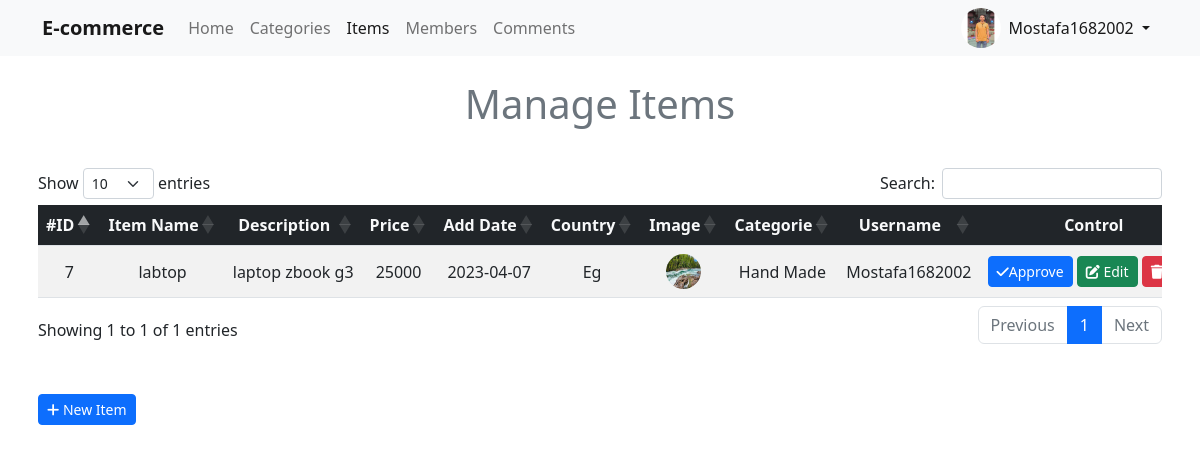
Screenshot of /items/items.php (signed in) with the database file from the repository.
### tables this page shows
CREATE TABLE `users` (
  `UserID` int(11) NOT NULL,
  `Username` varchar(255) NOT NULL,
  `Password` varchar(255) NOT NULL,
  `Email` varchar(255) NOT NULL,
  `FullName` varchar(255) NOT NULL,
  `admin` int(11) NOT NULL DEFAULT 0,
  `ImgeUser` varchar(255) NOT NULL,
  `Date` date DEFAULT NULL,
  `RegStatus` char(1) NOT NULL DEFAULT '0'
);

CREATE TABLE `items` (
  `item_ID` int(11) NOT NULL,
  `item_name` varchar(255) NOT NULL,
  `item_description` text NOT NULL,
  `item_price` varchar(50) NOT NULL,
  `item_date` date NOT NULL,
  `item_countryMade` varchar(100) NOT NULL,
  `item_image` varchar(100) NOT NULL,
  `item_status` varchar(100) NOT NULL,
  `item_rating` smallint(6) NOT NULL,
  `approve` tinyint(4) NOT NULL DEFAULT 0,
  `cate_ID` smallint(6) NOT NULL,
  `user_ID` int(11) NOT NULL
);

CREATE TABLE `categories` (
  `ID_cate` smallint(6) NOT NULL,
  `Name_cate` varchar(255) NOT NULL,
  `Description` text NOT NULL,
  `ordering` int(11) DEFAULT NULL,
  `visability` tinyint(4) NOT NULL DEFAULT 0,
  `allow_comment` tinyint(4) NOT NULL DEFAULT 0,
  `allow_ads` tinyint(4) NOT NULL DEFAULT 0
);

### includes/functions/functions.php (called while the page is built, shortened)
<?php
function setActive($name)
{
    global $pagename;
    if (isset($pagename) && $pagename == $name) {
        return "active";
    }
    return false;
}

### items/items.php (the view, shortened to what this page needs)
<?php
$title = 'Manage Items';
$pagename = 'Items';
include_once('../connection.php');
include_once('../includes/functions/functions.php');
include_once('../includes/templates/header.php');
include_once('../includes/templates/navbar.php');
$allitems = $connection->query("SELECT items.*,categories.Name_cate,users.Username FROM `items` INNER JOIN categories ON items.cate_ID=categories.ID_cate INNER JOIN users ON items.user_ID=users.UserID;");
$allitems = $allitems->fetchAll(PDO::FETCH_ASSOC);
?>
<h1 class="text-center text-secondary my-4"><?php echo $title ?></h1>
<div class="px-2 py-3 container">
    <div class="table-responsive pb-4">
        <table id="example" class="table table-striped" style="width:100%">
            <thead>
                <tr class="bg-dark text-light row-table">
                    <th>#ID</th>
                    <th>Item Name</th>
                    <th>Description</th>
                    <th>Price</th>
                    <th>Add Date</th>
                    <th>Country</th>
                    <th>Image</th>
                    <th>Categorie</th>
                    <th>Username</th>
                    <th>Control</th>
                </tr>
            </thead>
            <tbody>
                <?php foreach ($allitems as $item) : ?>
                    <tr class='row-table'>
                        <td><?php echo $item['item_ID'] ?></td>
                        <td><?php echo $item['item_name'] ?></td>
                        <td><?php echo $item['item_description'] ?></td>
                        <td><?php echo $item['item_price'] ?></td>
                        <td><?php echo $item['item_date'] ?></td>
                        <td><?php echo $item['item_countryMade'] ?></td>
                        <td>
                            <img src="../includes/uploads/imges_items/<?php echo $item['item_image'] ?>" alt="" class="img-table">
                        </td>
                        <td><?php echo $item['Name_cate'] ?></td>
                        <td><?php echo $item['Username'] ?></td>
                        <td>
                            <?php
                            if ($item['approve'] == 0) : ?>
                                <a href="approveitem.php?id=<?php echo $item['item_ID'] . "&name=" . $item['item_name'] ?>" class="btn btn-primary btn-sm"><i class="fa-sharp fa-solid fa-check"></i>Approve</a>
                            <?php
                            endif
                            ?>
                            <a href="edititem.php?id=<?php echo $item['item_ID'] . "&name=" . $item['item_name'] ?>" class=" btn btn-success btn-sm"><i class="fa-solid fa-pen-to-square"></i> Edit</a>
                            <a href="deleteitem.php?id=<?php echo $item['item_ID'] . "&name=" . $item['item_name'] . "&imge=" . $item['item_image'] ?>" class="btn btn-danger btn-sm confirm"><i class="fa-sharp fa-solid fa-trash"></i> Delete</a>
                        </td>
                    </tr>
                <?php endforeach ?>
            </tbody>
        </table>
    </div>
    <a href="additem.php" class="btn btn-primary my-4 btn-sm"><i class="fa-solid fa-plus"></i> New Item</a>
</div>
<?php
include_once('../includes/templates/footer.php');
?>

### includes/templates/navbar.php (shortened to what this page needs)
<nav class="navbar navbar-expand-lg navbar-light bg-light">
    <div class="container">
        <a class="navbar-brand fw-bold" href="/Admin/dashboard.php">E-commerce</a>
        <div class="collapse navbar-collapse" id="navbarSupportedContent">
            <ul class="navbar-nav me-auto mb-2 mb-lg-0">
                <li class="nav-item">
                    <a class="nav-link <?php echo setActive('Home') ?>" aria-current="page" href="/Admin/dashboard.php">Home</a>
                </li>
                <li class="nav-item">
                    <a class="nav-link <?php echo setActive('Categories') ?>" aria-current="page" href="/Admin/categories/categories.php">Categories</a>
                </li>
                <li class="nav-item">
                    <a class="nav-link <?php echo setActive('Items') ?>" aria-current="page" href="/Admin/items/items.php">Items</a>
                </li>
                <li class="nav-item">
                    <a class="nav-link <?php echo setActive('Members') ?>" aria-current="page" href="/Admin/Members/members.php">Members</a>
                </li>
                <li class="nav-item">
                    <a class="nav-link <?php echo setActive('Comments') ?>" aria-current="page" href="/Admin/comments/comments.php">Comments</a>
                </li>
            </ul>
            <ul class="navbar-nav ">
                <li class="nav-item dropdown d-flex">
                    <?php
                    $id = $_SESSION['user_id'];
                    $us = $connection->query("SELECT * FROM users WHERE UserID=$id");
                    $us = $us->fetch(PDO::FETCH_ASSOC);
                    $srcImg = $us['ImgeUser'];
                    ?>
                    <img src="/Admin/includes/uploads/images_members/<?php echo $srcImg ?>" alt="" class="img-nav">
                    <a class="nav-link dropdown-toggle active" href="#" id="navbarDropdown" role="button" data-bs-toggle="dropdown" aria-expanded="false">
                        <?php echo $_SESSION['user_name'] ?>
                    </a>
                </li>
            </ul>
        </div>
    </div>
</nav>

### layout/css/front.css (style rules this page uses)
.navbar { position: sticky !important; top: 0; left: 0; right: 0; z-index: 100; }
.img-nav { width: 40px; height: 40px; border-radius: 50%; }
.table-responsive { white-space: nowrap; }
.row-table th, .row-table td { text-align: center !important; vertical-align: middle; }
.img-table { width: 35px; height: 35px; border-radius: 50%; }

### rows the page displays
users: ImgeUser (picture)
items: item_ID "7", item_name "labtop", item_description "laptop zbook g3", item_price "25000", item_date "2023-04-07", item_countryMade "Eg", item_image (picture), cate_ID.Name_cate "Hand Made", user_ID.Username "Mostafa1682002"

### other values shown
$_SESSION['user_name'] "Mostafa1682002"
$title "Manage Items"
